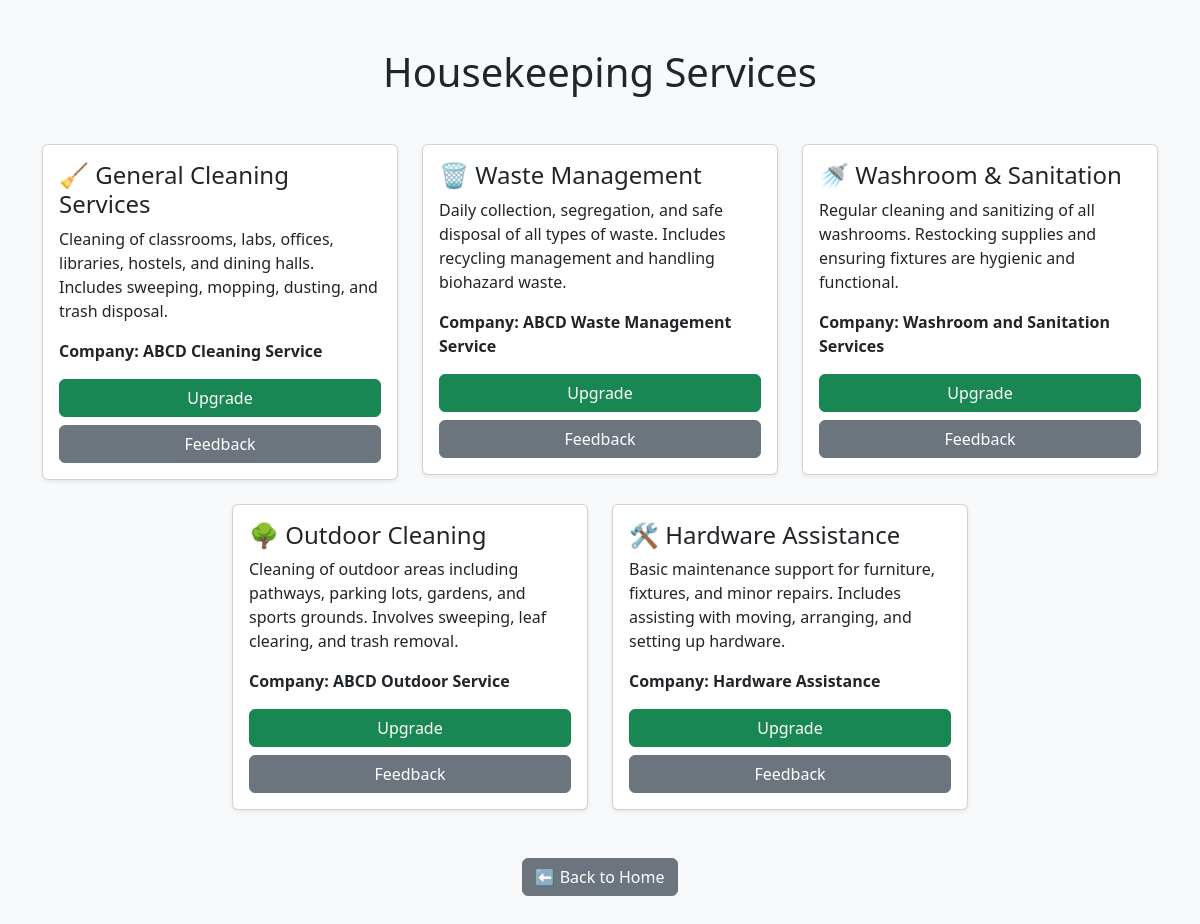
Page /housekeeping on the committed database.
### tables this page shows
CREATE TABLE housekeeping_companies (
                            id INTEGER PRIMARY KEY AUTOINCREMENT,
                            company_name TEXT NOT NULL,
                            service_type TEXT NOT NULL
                        , contact_info TEXT, representative_name TEXT);

### app.py (the view)
@app.route('/housekeeping')
def housekeeping_display_companies():
    display_to_service_type = {
        "General Cleaning Services": "Cleaning",
        "Waste Management": "Waste Collection",
        "Washroom & Sanitation": "Sanitation",
        "Outdoor Cleaning": "Outdoor Maintenance",
        "Hardware Assistance": "Maintenance"
    }
    conn = get_db_connection()
    rows = conn.execute("SELECT service_type, company_name FROM housekeeping_companies").fetchall()
    conn.close()
    company_names = {
        display: row['company_name']
        for display, service in display_to_service_type.items()
        for row in rows
        if row['service_type'] == service
    }
    return render_template('housekeeping-index.html', company_names=company_names)

### app.py (called while the page is built)
def get_db_connection():
    conn = sqlite3.connect('students.db')
    conn.row_factory = sqlite3.Row
    return conn

### templates/housekeeping-index.html (shortened to what this page needs)
<!DOCTYPE html>
<html lang="en">
<head>
  <link href="https://cdn.jsdelivr.net/npm/bootstrap@5.3.2/dist/css/bootstrap.min.css" rel="stylesheet">
</head>
<body class="bg-light py-5">
  <div class="container">
    <h1 class="text-center mb-5">Housekeeping Services</h1>
    <div class="row justify-content-center g-4">
      <div class="col-md-4">
        <div class="card shadow-sm">
          <div class="card-body">
            <h4 class="card-title">🧹 General Cleaning Services</h4>
            <p class="card-text">Cleaning of classrooms, labs, offices, libraries, hostels, and dining halls. Includes sweeping, mopping, dusting, and trash disposal.</p>
            <p class="fw-bold">Company: {{ company_names["General Cleaning Services"] }}</p>
            <form method="POST" action="/housekeeping/upgrade">
              <button type="submit" class="btn btn-success w-100 mb-2">Upgrade</button>
            </form>
            <form method="POST" action="/housekeeping/feedback">
              <button type="submit" class="btn btn-secondary w-100">Feedback</button>
            </form>
          </div>
        </div>
      </div>
      <div class="col-md-4">
        <div class="card shadow-sm">
          <div class="card-body">
            <h4 class="card-title">🗑️ Waste Management</h4>
            <p class="card-text">Daily collection, segregation, and safe disposal of all types of waste. Includes recycling management and handling biohazard waste.</p>
            <p class="fw-bold">Company: {{ company_names["Waste Management"] }}</p>
            <form method="POST" action="/housekeeping/upgrade">
              <button type="submit" class="btn btn-success w-100 mb-2">Upgrade</button>
            </form>
            <form method="POST" action="/housekeeping/feedback">
              <button type="submit" class="btn btn-secondary w-100">Feedback</button>
            </form>
          </div>
        </div>
      </div>
      <div class="col-md-4">
        <div class="card shadow-sm">
          <div class="card-body">
            <h4 class="card-title">🚿 Washroom & Sanitation</h4>
            <p class="card-text">Regular cleaning and sanitizing of all washrooms. Restocking supplies and ensuring fixtures are hygienic and functional.</p>
            <p class="fw-bold">Company: {{ company_names["Washroom & Sanitation"] }}</p>
            <form method="POST" action="/housekeeping/upgrade">
              <button type="submit" class="btn btn-success w-100 mb-2">Upgrade</button>
            </form>
            <form method="POST" action="/housekeeping/feedback">
              <button type="submit" class="btn btn-secondary w-100">Feedback</button>
            </form>
          </div>
        </div>
      </div>
      <div class="col-md-4">
        <div class="card shadow-sm">
          <div class="card-body">
            <h4 class="card-title">🌳 Outdoor Cleaning</h4>
            <p class="card-text">Cleaning of outdoor areas including pathways, parking lots, gardens, and sports grounds. Involves sweeping, leaf clearing, and trash removal.</p>
            <p class="fw-bold">Company: {{ company_names["Outdoor Cleaning"] }}</p>
            <form method="POST" action="/housekeeping/upgrade">
              <button type="submit" class="btn btn-success w-100 mb-2">Upgrade</button>
            </form>
            <form method="POST" action="/housekeeping/feedback">
              <button type="submit" class="btn btn-secondary w-100">Feedback</button>
            </form>
          </div>
        </div>
      </div>
      <div class="col-md-4">
        <div class="card shadow-sm">
          <div class="card-body">
            <h4 class="card-title">🛠️ Hardware Assistance</h4>
            <p class="card-text">Basic maintenance support for furniture, fixtures, and minor repairs. Includes assisting with moving, arranging, and setting up hardware.</p>
            <p class="fw-bold">Company: {{ company_names["Hardware Assistance"] }}</p>
            <form method="POST" action="/housekeeping/upgrade">
              <button type="submit" class="btn btn-success w-100 mb-2">Upgrade</button>
            </form>
            <form method="POST" action="/housekeeping/feedback">
              <button type="submit" class="btn btn-secondary w-100">Feedback</button>
            </form>
          </div>
        </div>
      </div>
    </div>
    <div class="text-center mt-5">
      <a href="/" class="btn btn-secondary">⬅️ Back to Home</a>
    </div>
  </div>
</body>
</html>

### rows in the picture
housekeeping_companies: company_name "ABCD Cleaning Service"
housekeeping_companies: company_name "ABCD Waste Management Service"
housekeeping_companies: company_name "Washroom and Sanitation Services"
housekeeping_companies: company_name "ABCD Outdoor Service"
housekeeping_companies: company_name "Hardware Assistance"
